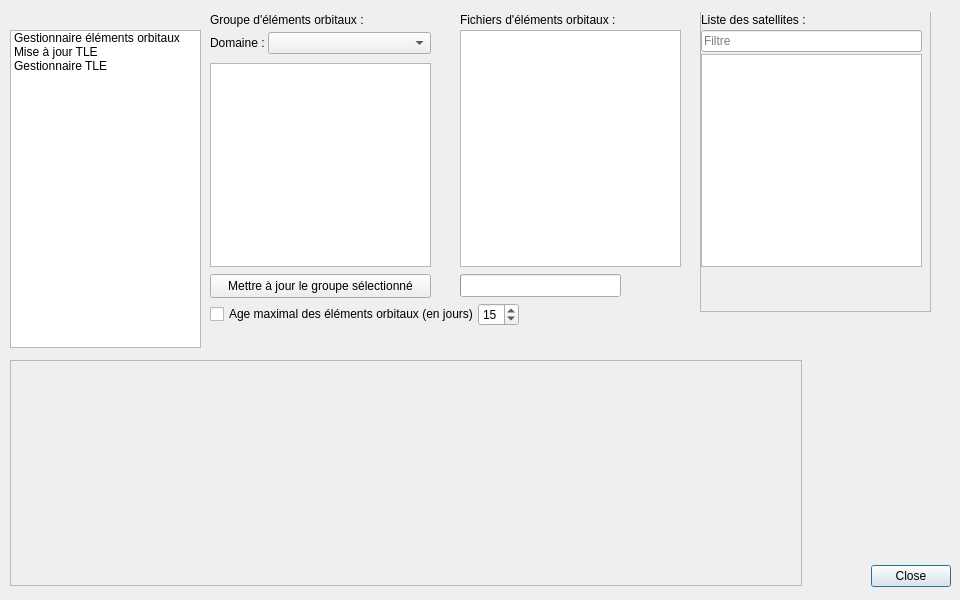
<?xml version="1.0" encoding="UTF-8"?>
<ui version="4.0">
 <class>Outils</class>
 <widget class="QDialog" name="Outils">
  <property name="geometry">
   <rect>
    <x>0</x>
    <y>0</y>
    <width>960</width>
    <height>600</height>
   </rect>
  </property>
  <property name="minimumSize">
   <size>
    <width>960</width>
    <height>600</height>
   </size>
  </property>
  <property name="maximumSize">
   <size>
    <width>960</width>
    <height>600</height>
   </size>
  </property>
  <property name="windowTitle">
   <string>Outils</string>
  </property>
  <property name="modal">
   <bool>true</bool>
  </property>
  <widget class="QDialogButtonBox" name="listeBoutonsOutils">
   <property name="geometry">
    <rect>
     <x>810</x>
     <y>560</y>
     <width>141</width>
     <height>32</height>
    </rect>
   </property>
   <property name="orientation">
    <enum>Qt::Horizontal</enum>
   </property>
   <property name="standardButtons">
    <set>QDialogButtonBox::Close</set>
   </property>
  </widget>
  <widget class="QListWidget" name="listeOutils">
   <property name="geometry">
    <rect>
     <x>10</x>
     <y>30</y>
     <width>191</width>
     <height>318</height>
    </rect>
   </property>
   <item>
    <property name="text">
     <string>Gestionnaire éléments orbitaux</string>
    </property>
   </item>
   <item>
    <property name="text">
     <string>Mise à jour TLE</string>
    </property>
   </item>
   <item>
    <property name="text">
     <string>Gestionnaire TLE</string>
    </property>
   </item>
  </widget>
  <widget class="QStackedWidget" name="stackedWidget_outils">
   <property name="geometry">
    <rect>
     <x>210</x>
     <y>12</y>
     <width>751</width>
     <height>321</height>
    </rect>
   </property>
   <property name="currentIndex">
    <number>0</number>
   </property>
   <widget class="QWidget" name="gestionnaireElementsOrbitaux">
    <widget class="QWidget" name="gridLayoutWidget_11">
     <property name="geometry">
      <rect>
       <x>0</x>
       <y>290</y>
       <width>309</width>
       <height>25</height>
      </rect>
     </property>
     <layout class="QGridLayout" name="gridLayout_gestionnaireTLE3">
      <property name="horizontalSpacing">
       <number>3</number>
      </property>
      <property name="verticalSpacing">
       <number>0</number>
      </property>
      <item row="0" column="0">
       <widget class="QCheckBox" name="ageMaxElementsOrbitaux">
        <property name="font">
         <font/>
        </property>
        <property name="text">
         <string>Age maximal des éléments orbitaux (en jours) :</string>
        </property>
       </widget>
      </item>
      <item row="0" column="1">
       <widget class="QSpinBox" name="nbJoursAgeMaxElementsOrbitaux">
        <property name="font">
         <font/>
        </property>
        <property name="minimum">
         <number>1</number>
        </property>
        <property name="maximum">
         <number>60</number>
        </property>
        <property name="value">
         <number>15</number>
        </property>
       </widget>
      </item>
     </layout>
    </widget>
    <widget class="QStackedWidget" name="stackedWidget_satellites">
     <property name="geometry">
      <rect>
       <x>490</x>
       <y>-1</y>
       <width>231</width>
       <height>301</height>
      </rect>
     </property>
     <property name="font">
      <font/>
     </property>
     <property name="frameShape">
      <enum>QFrame::StyledPanel</enum>
     </property>
     <property name="frameShadow">
      <enum>QFrame::Raised</enum>
     </property>
     <property name="currentIndex">
      <number>1</number>
     </property>
     <widget class="QWidget" name="groupe">
      <widget class="QLabel" name="lbl_listeFichiers">
       <property name="geometry">
        <rect>
         <x>10</x>
         <y>70</y>
         <width>221</width>
         <height>16</height>
        </rect>
       </property>
       <property name="font">
        <font/>
       </property>
       <property name="text">
        <string>Liste des fichiers d'éléments orbitaux :</string>
       </property>
      </widget>
      <widget class="QPushButton" name="valider">
       <property name="geometry">
        <rect>
         <x>10</x>
         <y>260</y>
         <width>91</width>
         <height>24</height>
        </rect>
       </property>
       <property name="font">
        <font/>
       </property>
       <property name="text">
        <string>Valider</string>
       </property>
      </widget>
      <widget class="QPushButton" name="annuler">
       <property name="geometry">
        <rect>
         <x>114</x>
         <y>260</y>
         <width>91</width>
         <height>24</height>
        </rect>
       </property>
       <property name="font">
        <font/>
       </property>
       <property name="text">
        <string>Annuler</string>
       </property>
      </widget>
      <widget class="QPlainTextEdit" name="listeFichiers">
       <property name="geometry">
        <rect>
         <x>10</x>
         <y>90</y>
         <width>195</width>
         <height>161</height>
        </rect>
       </property>
       <property name="font">
        <font/>
       </property>
      </widget>
      <widget class="QWidget" name="formLayoutWidget_11">
       <property name="geometry">
        <rect>
         <x>10</x>
         <y>20</y>
         <width>195</width>
         <height>24</height>
        </rect>
       </property>
       <layout class="QFormLayout" name="formLayout_gestionnaireTLE1">
        <property name="horizontalSpacing">
         <number>3</number>
        </property>
        <property name="verticalSpacing">
         <number>0</number>
        </property>
        <item row="0" column="0">
         <widget class="QLabel" name="lbl_domaine">
          <property name="font">
           <font/>
          </property>
          <property name="text">
           <string>Domaine :</string>
          </property>
         </widget>
        </item>
        <item row="0" column="1">
         <widget class="QLineEdit" name="domaine">
          <property name="font">
           <font/>
          </property>
          <property name="inputMask">
           <string notr="true"/>
          </property>
          <property name="text">
           <string notr="true"/>
          </property>
         </widget>
        </item>
       </layout>
      </widget>
      <widget class="QWidget" name="formLayoutWidget_12">
       <property name="geometry">
        <rect>
         <x>10</x>
         <y>45</y>
         <width>195</width>
         <height>24</height>
        </rect>
       </property>
       <layout class="QFormLayout" name="formLayout_gestionnaireTLE2">
        <property name="horizontalSpacing">
         <number>3</number>
        </property>
        <property name="verticalSpacing">
         <number>0</number>
        </property>
        <item row="0" column="0">
         <widget class="QLabel" name="lbl_nomGroupe">
          <property name="font">
           <font/>
          </property>
          <property name="text">
           <string>Nom du groupe :</string>
          </property>
         </widget>
        </item>
        <item row="0" column="1">
         <widget class="QLineEdit" name="nomGroupe">
          <property name="font">
           <font/>
          </property>
          <property name="inputMask">
           <string notr="true"/>
          </property>
          <property name="text">
           <string notr="true"/>
          </property>
         </widget>
        </item>
       </layout>
      </widget>
     </widget>
     <widget class="QWidget" name="satellites">
      <widget class="QListWidget" name="listeSatellites">
       <property name="geometry">
        <rect>
         <x>0</x>
         <y>42</y>
         <width>221</width>
         <height>213</height>
        </rect>
       </property>
      </widget>
      <widget class="QLabel" name="lbl_listeSatellites">
       <property name="geometry">
        <rect>
         <x>0</x>
         <y>0</y>
         <width>201</width>
         <height>16</height>
        </rect>
       </property>
       <property name="text">
        <string>Liste des satellites :</string>
       </property>
      </widget>
      <widget class="QLineEdit" name="filtreSatellites">
       <property name="geometry">
        <rect>
         <x>0</x>
         <y>18</y>
         <width>221</width>
         <height>22</height>
        </rect>
       </property>
       <property name="inputMask">
        <string notr="true"/>
       </property>
       <property name="text">
        <string notr="true" extracomment="Filter satellite names"/>
       </property>
       <property name="placeholderText">
        <string>Filtre</string>
       </property>
       <property name="clearButtonEnabled">
        <bool>true</bool>
       </property>
      </widget>
     </widget>
    </widget>
    <widget class="QListWidget" name="listeFichiersElem">
     <property name="geometry">
      <rect>
       <x>250</x>
       <y>18</y>
       <width>221</width>
       <height>237</height>
      </rect>
     </property>
     <property name="font">
      <font/>
     </property>
     <property name="contextMenuPolicy">
      <enum>Qt::CustomContextMenu</enum>
     </property>
     <property name="horizontalScrollBarPolicy">
      <enum>Qt::ScrollBarAlwaysOff</enum>
     </property>
    </widget>
    <widget class="QLabel" name="lbl_fichiersElem">
     <property name="geometry">
      <rect>
       <x>250</x>
       <y>0</y>
       <width>181</width>
       <height>16</height>
      </rect>
     </property>
     <property name="font">
      <font/>
     </property>
     <property name="text">
      <string>Fichiers d'éléments orbitaux :</string>
     </property>
    </widget>
    <widget class="QLabel" name="lbl_groupeElem">
     <property name="geometry">
      <rect>
       <x>0</x>
       <y>0</y>
       <width>191</width>
       <height>16</height>
      </rect>
     </property>
     <property name="font">
      <font/>
     </property>
     <property name="text">
      <string>Groupe d'éléments orbitaux :</string>
     </property>
    </widget>
    <widget class="QListWidget" name="listeGroupeElem">
     <property name="geometry">
      <rect>
       <x>0</x>
       <y>51</y>
       <width>221</width>
       <height>204</height>
      </rect>
     </property>
     <property name="font">
      <font/>
     </property>
     <property name="mouseTracking">
      <bool>true</bool>
     </property>
     <property name="contextMenuPolicy">
      <enum>Qt::CustomContextMenu</enum>
     </property>
     <property name="toolTip">
      <string>Cocher un groupe pour activer sa mise à jour automatique</string>
     </property>
     <property name="horizontalScrollBarPolicy">
      <enum>Qt::ScrollBarAlwaysOff</enum>
     </property>
    </widget>
    <widget class="QWidget" name="formLayoutWidget_13">
     <property name="geometry">
      <rect>
       <x>0</x>
       <y>20</y>
       <width>221</width>
       <height>24</height>
      </rect>
     </property>
     <layout class="QFormLayout" name="formLayout_gestionnaireTLE4">
      <property name="horizontalSpacing">
       <number>3</number>
      </property>
      <property name="verticalSpacing">
       <number>0</number>
      </property>
      <item row="0" column="0">
       <widget class="QLabel" name="lbl_serveur">
        <property name="font">
         <font/>
        </property>
        <property name="text">
         <string>Domaine :</string>
        </property>
       </widget>
      </item>
      <item row="0" column="1">
       <widget class="QComboBox" name="serveur">
        <property name="currentText">
         <string notr="true"/>
        </property>
       </widget>
      </item>
     </layout>
    </widget>
    <widget class="QPushButton" name="majGroupe">
     <property name="geometry">
      <rect>
       <x>0</x>
       <y>262</y>
       <width>221</width>
       <height>24</height>
      </rect>
     </property>
     <property name="text">
      <string>Mettre à jour le groupe sélectionné</string>
     </property>
    </widget>
    <widget class="QToolButton" name="creationGroupe">
     <property name="geometry">
      <rect>
       <x>200</x>
       <y>0</y>
       <width>20</width>
       <height>20</height>
      </rect>
     </property>
     <property name="font">
      <font>
       <bold>true</bold>
      </font>
     </property>
     <property name="mouseTracking">
      <bool>true</bool>
     </property>
     <property name="autoRaise">
      <bool>true</bool>
     </property>
    </widget>
    <widget class="QToolButton" name="ajoutFichiersElem">
     <property name="geometry">
      <rect>
       <x>450</x>
       <y>-1</y>
       <width>20</width>
       <height>20</height>
      </rect>
     </property>
     <property name="font">
      <font>
       <bold>true</bold>
      </font>
     </property>
     <property name="mouseTracking">
      <bool>true</bool>
     </property>
     <property name="autoRaise">
      <bool>true</bool>
     </property>
    </widget>
    <widget class="QFrame" name="frameBarreProgressionElem">
     <property name="geometry">
      <rect>
       <x>250</x>
       <y>262</y>
       <width>241</width>
       <height>31</height>
      </rect>
     </property>
     <property name="font">
      <font/>
     </property>
     <property name="frameShape">
      <enum>QFrame::NoFrame</enum>
     </property>
     <property name="frameShadow">
      <enum>QFrame::Plain</enum>
     </property>
     <widget class="QProgressBar" name="barreProgressionElem">
      <property name="geometry">
       <rect>
        <x>0</x>
        <y>0</y>
        <width>161</width>
        <height>23</height>
       </rect>
      </property>
      <property name="font">
       <font/>
      </property>
      <property name="alignment">
       <set>Qt::AlignCenter</set>
      </property>
      <property name="textVisible">
       <bool>false</bool>
      </property>
      <property name="format">
       <string notr="true">%p%</string>
      </property>
     </widget>
     <widget class="QLabel" name="fichierTelechargementElem">
      <property name="geometry">
       <rect>
        <x>0</x>
        <y>0</y>
        <width>161</width>
        <height>20</height>
       </rect>
      </property>
      <property name="font">
       <font/>
      </property>
      <property name="text">
       <string notr="true"/>
      </property>
      <property name="alignment">
       <set>Qt::AlignCenter</set>
      </property>
     </widget>
     <widget class="QLabel" name="vitesseTelechargementElem">
      <property name="geometry">
       <rect>
        <x>160</x>
        <y>0</y>
        <width>81</width>
        <height>21</height>
       </rect>
      </property>
      <property name="text">
       <string notr="true"/>
      </property>
      <property name="alignment">
       <set>Qt::AlignRight|Qt::AlignTrailing|Qt::AlignVCenter</set>
      </property>
     </widget>
    </widget>
   </widget>
   <widget class="QWidget" name="miseAJourTLE">
    <widget class="QTabWidget" name="majTLE">
     <property name="geometry">
      <rect>
       <x>0</x>
       <y>0</y>
       <width>741</width>
       <height>301</height>
      </rect>
     </property>
     <property name="tabShape">
      <enum>QTabWidget::Triangular</enum>
     </property>
     <property name="currentIndex">
      <number>0</number>
     </property>
     <widget class="QWidget" name="majTLEauto">
      <property name="autoFillBackground">
       <bool>true</bool>
      </property>
      <attribute name="title">
       <string>Mise à jour TLE auto</string>
      </attribute>
      <widget class="QPlainTextEdit" name="compteRenduMajAuto">
       <property name="geometry">
        <rect>
         <x>10</x>
         <y>44</y>
         <width>715</width>
         <height>221</height>
        </rect>
       </property>
       <property name="font">
        <font/>
       </property>
       <property name="contextMenuPolicy">
        <enum>Qt::CustomContextMenu</enum>
       </property>
       <property name="horizontalScrollBarPolicy">
        <enum>Qt::ScrollBarAlwaysOff</enum>
       </property>
       <property name="readOnly">
        <bool>true</bool>
       </property>
      </widget>
      <widget class="QFrame" name="frameBarreProgressionTLE">
       <property name="geometry">
        <rect>
         <x>430</x>
         <y>10</y>
         <width>241</width>
         <height>31</height>
        </rect>
       </property>
       <property name="font">
        <font/>
       </property>
       <property name="frameShape">
        <enum>QFrame::NoFrame</enum>
       </property>
       <property name="frameShadow">
        <enum>QFrame::Plain</enum>
       </property>
       <widget class="QProgressBar" name="barreProgressionTLE">
        <property name="geometry">
         <rect>
          <x>0</x>
          <y>0</y>
          <width>161</width>
          <height>23</height>
         </rect>
        </property>
        <property name="font">
         <font/>
        </property>
        <property name="value">
         <number>0</number>
        </property>
        <property name="alignment">
         <set>Qt::AlignCenter</set>
        </property>
        <property name="textVisible">
         <bool>false</bool>
        </property>
        <property name="format">
         <string notr="true">%p%</string>
        </property>
       </widget>
       <widget class="QLabel" name="fichierTelechargementTLE">
        <property name="geometry">
         <rect>
          <x>0</x>
          <y>0</y>
          <width>161</width>
          <height>20</height>
         </rect>
        </property>
        <property name="font">
         <font/>
        </property>
        <property name="text">
         <string notr="true"/>
        </property>
        <property name="alignment">
         <set>Qt::AlignCenter</set>
        </property>
       </widget>
       <widget class="QLabel" name="vitesseTelechargementTLE">
        <property name="geometry">
         <rect>
          <x>160</x>
          <y>0</y>
          <width>81</width>
          <height>21</height>
         </rect>
        </property>
        <property name="text">
         <string notr="true"/>
        </property>
        <property name="alignment">
         <set>Qt::AlignCenter</set>
        </property>
       </widget>
      </widget>
      <widget class="QPushButton" name="majMaintenant">
       <property name="geometry">
        <rect>
         <x>10</x>
         <y>10</y>
         <width>161</width>
         <height>23</height>
        </rect>
       </property>
       <property name="font">
        <font/>
       </property>
       <property name="text">
        <string>Mettre à jour maintenant</string>
       </property>
       <property name="default">
        <bool>true</bool>
       </property>
      </widget>
      <widget class="QComboBox" name="affichageMsgMAJ">
       <property name="geometry">
        <rect>
         <x>180</x>
         <y>10</y>
         <width>241</width>
         <height>22</height>
        </rect>
       </property>
       <property name="font">
        <font/>
       </property>
       <property name="currentText">
        <string notr="true">Affichage des messages informatifs</string>
       </property>
       <property name="iconSize">
        <size>
         <width>0</width>
         <height>0</height>
        </size>
       </property>
       <item>
        <property name="text">
         <string>Affichage des messages informatifs</string>
        </property>
       </item>
       <item>
        <property name="text">
         <string>Accepter ajout/suppression de TLE</string>
        </property>
       </item>
       <item>
        <property name="text">
         <string>Refuser ajout/suppression de TLE</string>
        </property>
       </item>
      </widget>
     </widget>
     <widget class="QWidget" name="majTLEmanuelle">
      <property name="autoFillBackground">
       <bool>true</bool>
      </property>
      <attribute name="title">
       <string>Mise à jour TLE manuelle</string>
      </attribute>
      <widget class="QWidget" name="gridLayoutWidget_6">
       <property name="geometry">
        <rect>
         <x>10</x>
         <y>10</y>
         <width>681</width>
         <height>54</height>
        </rect>
       </property>
       <layout class="QGridLayout" name="gridLayout_majTle">
        <property name="horizontalSpacing">
         <number>3</number>
        </property>
        <property name="verticalSpacing">
         <number>0</number>
        </property>
        <item row="1" column="2">
         <widget class="QPushButton" name="parcourirMaj2">
          <property name="minimumSize">
           <size>
            <width>100</width>
            <height>0</height>
           </size>
          </property>
          <property name="font">
           <font/>
          </property>
          <property name="text">
           <string>Parcourir...</string>
          </property>
         </widget>
        </item>
        <item row="0" column="0">
         <widget class="QLabel" name="lbl_fichierAMettreAJour">
          <property name="font">
           <font/>
          </property>
          <property name="text">
           <string>Fichier à mettre à jour :</string>
          </property>
         </widget>
        </item>
        <item row="1" column="1">
         <widget class="QLineEdit" name="fichierALire">
          <property name="font">
           <font/>
          </property>
          <property name="text">
           <string/>
          </property>
         </widget>
        </item>
        <item row="0" column="2">
         <widget class="QPushButton" name="parcourirMaj1">
          <property name="font">
           <font/>
          </property>
          <property name="text">
           <string>Parcourir...</string>
          </property>
         </widget>
        </item>
        <item row="0" column="1">
         <widget class="QLineEdit" name="fichierAMettreAJour">
          <property name="font">
           <font/>
          </property>
          <property name="text">
           <string/>
          </property>
         </widget>
        </item>
        <item row="1" column="0">
         <widget class="QLabel" name="lbl_fichierALire">
          <property name="font">
           <font/>
          </property>
          <property name="text">
           <string>Fichier TLE à lire :</string>
          </property>
         </widget>
        </item>
        <item row="0" column="3">
         <widget class="QPushButton" name="mettreAJourTLE">
          <property name="minimumSize">
           <size>
            <width>100</width>
            <height>0</height>
           </size>
          </property>
          <property name="font">
           <font/>
          </property>
          <property name="text">
           <string>Mettre à jour</string>
          </property>
         </widget>
        </item>
       </layout>
      </widget>
      <widget class="QPlainTextEdit" name="compteRenduMajManuel">
       <property name="geometry">
        <rect>
         <x>10</x>
         <y>70</y>
         <width>715</width>
         <height>195</height>
        </rect>
       </property>
       <property name="font">
        <font/>
       </property>
       <property name="contextMenuPolicy">
        <enum>Qt::CustomContextMenu</enum>
       </property>
       <property name="horizontalScrollBarPolicy">
        <enum>Qt::ScrollBarAlwaysOff</enum>
       </property>
       <property name="readOnly">
        <bool>true</bool>
       </property>
      </widget>
     </widget>
    </widget>
   </widget>
   <widget class="QWidget" name="gestionnaireTLE">
    <widget class="QListWidget" name="listeTLE">
     <property name="geometry">
      <rect>
       <x>10</x>
       <y>18</y>
       <width>221</width>
       <height>281</height>
      </rect>
     </property>
     <property name="mouseTracking">
      <bool>true</bool>
     </property>
    </widget>
    <widget class="QPushButton" name="supprimerTLE">
     <property name="geometry">
      <rect>
       <x>250</x>
       <y>50</y>
       <width>141</width>
       <height>24</height>
      </rect>
     </property>
     <property name="text">
      <string>Supprimer</string>
     </property>
    </widget>
    <widget class="QLabel" name="lbl_listeTLE">
     <property name="geometry">
      <rect>
       <x>10</x>
       <y>0</y>
       <width>221</width>
       <height>16</height>
      </rect>
     </property>
     <property name="text">
      <string>Liste de fichiers TLE :</string>
     </property>
    </widget>
    <widget class="QPushButton" name="importerTLE">
     <property name="geometry">
      <rect>
       <x>250</x>
       <y>20</y>
       <width>141</width>
       <height>24</height>
      </rect>
     </property>
     <property name="text">
      <string>Importer TLE...</string>
     </property>
    </widget>
   </widget>
  </widget>
  <widget class="QFrame" name="frameInformations">
   <property name="geometry">
    <rect>
     <x>10</x>
     <y>360</y>
     <width>792</width>
     <height>226</height>
    </rect>
   </property>
   <property name="frameShape">
    <enum>QFrame::StyledPanel</enum>
   </property>
   <property name="frameShadow">
    <enum>QFrame::Raised</enum>
   </property>
  </widget>
  <zorder>listeOutils</zorder>
  <zorder>stackedWidget_outils</zorder>
  <zorder>listeBoutonsOutils</zorder>
  <zorder>frameInformations</zorder>
 </widget>
 <resources/>
 <connections>
  <connection>
   <sender>listeBoutonsOutils</sender>
   <signal>accepted()</signal>
   <receiver>Outils</receiver>
   <slot>accept()</slot>
   <hints>
    <hint type="sourcelabel">
     <x>248</x>
     <y>254</y>
    </hint>
    <hint type="destinationlabel">
     <x>157</x>
     <y>274</y>
    </hint>
   </hints>
  </connection>
  <connection>
   <sender>listeBoutonsOutils</sender>
   <signal>rejected()</signal>
   <receiver>Outils</receiver>
   <slot>reject()</slot>
   <hints>
    <hint type="sourcelabel">
     <x>316</x>
     <y>260</y>
    </hint>
    <hint type="destinationlabel">
     <x>286</x>
     <y>274</y>
    </hint>
   </hints>
  </connection>
 </connections>
</ui>
